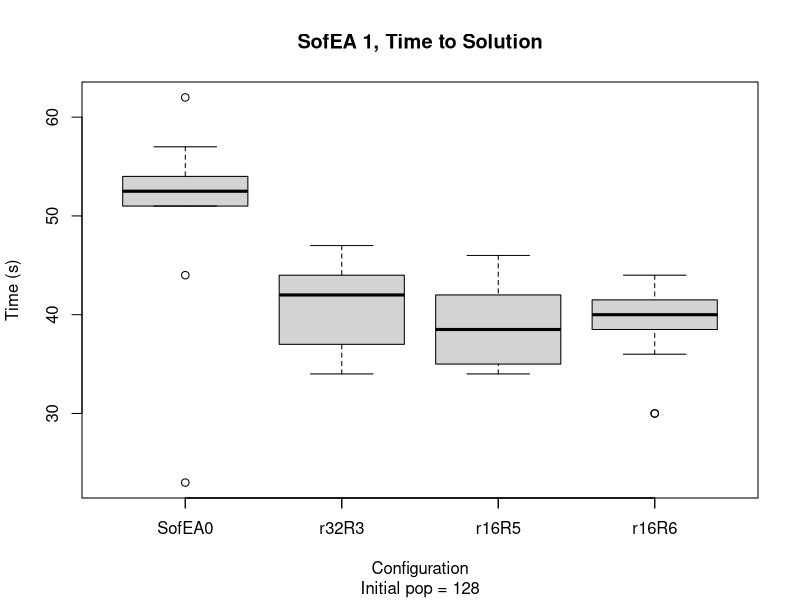

Source code (R):
times.ip128.r32.R3 <- read.table('times-R-ip128-r32-R3.dat')
times.ip128.r16.R5 <- read.table('times-R-ip128-r16-R5.dat')
times.ip128.r16.R6 <- read.table('times-R-ip128-r16-R6.dat')
times.base <- read.table('../GECCO/time-ip128-e16-r64.dat')
boxplot( times.base$V1,
         times.ip128.r32.R3$V1, 
        times.ip128.r16.R5$V1, times.ip128.r16.R6$V1,
        main='SofEA 1, Time to Solution',  sub='Initial pop = 128',
        xlab='Configuration',
        ylab='Time (s)' )
axis(1,at=c(1:4),labels =c('SofEA0', 'r32R3', 'r16R5', 'r16R6' ))
